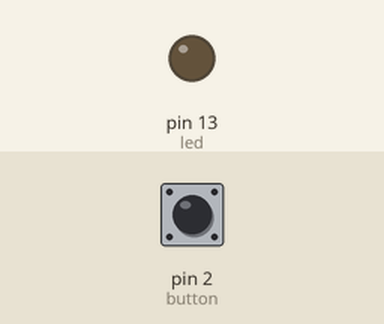
The sketch below on a simulated Arduino Uno, built with avr-gcc and run on an emulated ATmega328P. Parts: output pins drawn as LEDs (lit = HIGH). The test bench sets the inputs (shaded band); at power-on: pin 2 (button) LOW.

Above: at 1.2 s.
1.3 s: pin 2 (button) pulled HIGH for 0.15 s
At 1.37 s:
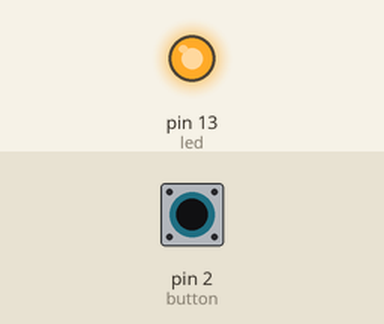
2.9 s: pin 2 (button) pulled HIGH for 3.2 s
At 6.6 s:
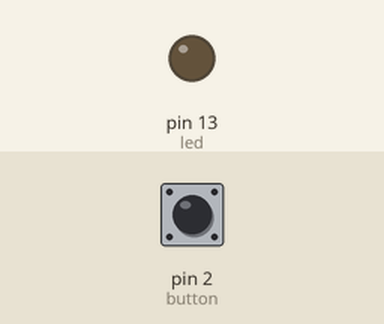
Timing chart, 0 to 8.1 s (numbered marks = the images above; inputs shaded):
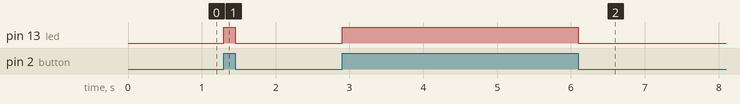

The sketch:

2_-_AcionandoBotao.ino
```cpp
const int button = 2;
const int led =  13;
int statusButton = 0;

void setup()
{
  pinMode(led, OUTPUT);
  pinMode(button, INPUT);
}

void loop()
{
  statusButton = digitalRead(button);
  if (statusButton == HIGH) {
    digitalWrite(led, HIGH);
  }else{
    digitalWrite(led, LOW);
  }
}
```

Measured:
- after the input at 1.3 s, pin 13 (led): LOW → HIGH at once, → LOW 0.15 s later
- after the input at 2.9 s, pin 13 (led): LOW → HIGH at once, → LOW 3.2 s later
